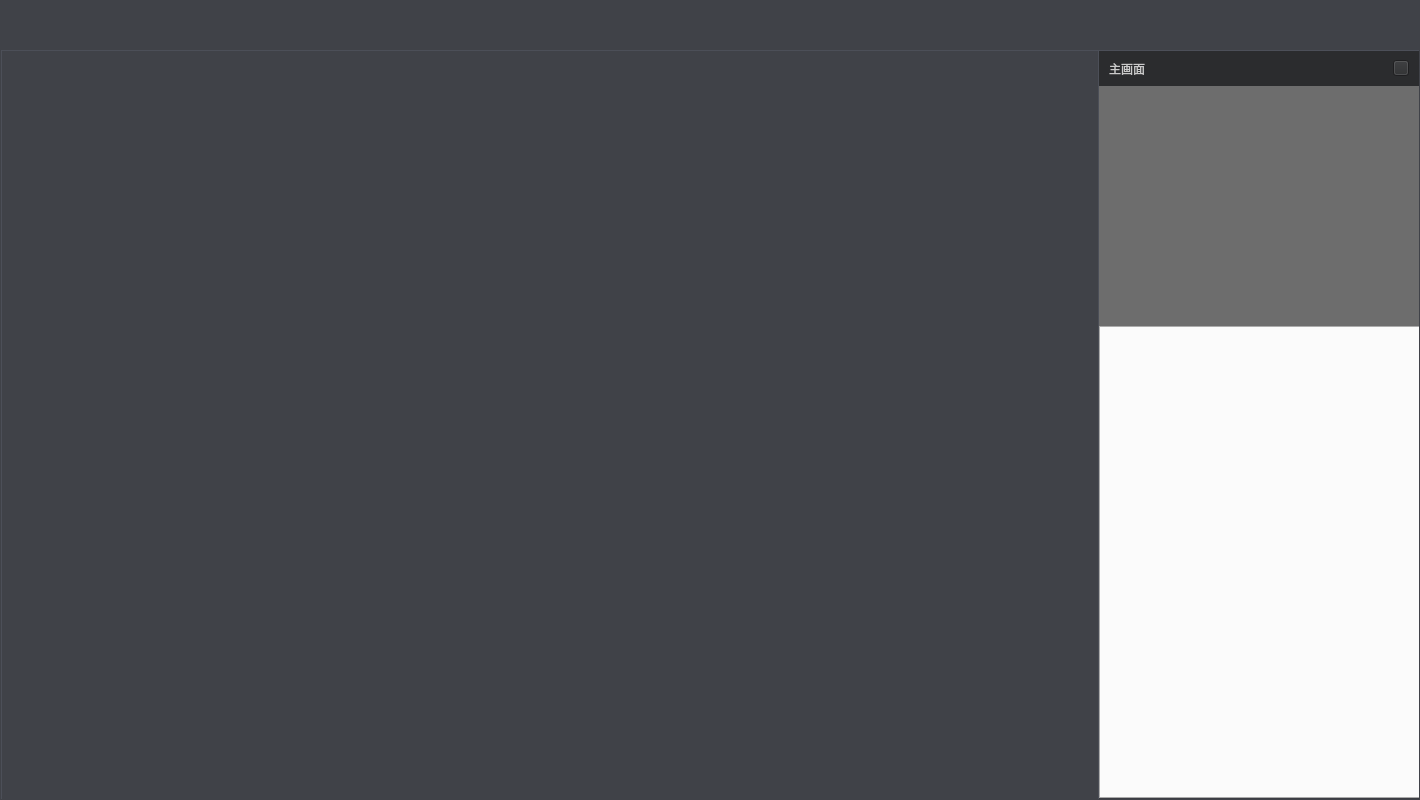
<?xml version="1.0" encoding="UTF-8"?>
<ui version="4.0">
 <class>WebRtcLiveWdg</class>
 <widget class="QWidget" name="WebRtcLiveWdg">
  <property name="geometry">
   <rect>
    <x>0</x>
    <y>0</y>
    <width>1420</width>
    <height>800</height>
   </rect>
  </property>
  <property name="windowTitle">
   <string>微吼课堂</string>
  </property>
  <property name="styleSheet">
   <string notr="true">#WebRtcLiveWdg
{
border:1px solid  #404248;
background-color: rgb(64, 66, 72);
}

</string>
  </property>
  <layout class="QVBoxLayout" name="verticalLayout_3">
   <property name="spacing">
    <number>0</number>
   </property>
   <property name="leftMargin">
    <number>1</number>
   </property>
   <property name="topMargin">
    <number>0</number>
   </property>
   <property name="rightMargin">
    <number>1</number>
   </property>
   <property name="bottomMargin">
    <number>1</number>
   </property>
   <item>
    <widget class="VhallLiveTitle" name="classRoomTitleWd" native="true">
     <property name="minimumSize">
      <size>
       <width>0</width>
       <height>50</height>
      </size>
     </property>
     <property name="maximumSize">
      <size>
       <width>16777215</width>
       <height>50</height>
      </size>
     </property>
     <property name="styleSheet">
      <string notr="true"/>
     </property>
    </widget>
   </item>
   <item>
    <widget class="QLabel" name="label_6">
     <property name="minimumSize">
      <size>
       <width>0</width>
       <height>1</height>
      </size>
     </property>
     <property name="maximumSize">
      <size>
       <width>16777215</width>
       <height>1</height>
      </size>
     </property>
     <property name="styleSheet">
      <string notr="true">background-color: rgb(76, 79, 88);</string>
     </property>
     <property name="text">
      <string/>
     </property>
    </widget>
   </item>
   <item>
    <layout class="QHBoxLayout" name="horizontalLayout_3">
     <property name="spacing">
      <number>0</number>
     </property>
     <property name="leftMargin">
      <number>0</number>
     </property>
     <property name="topMargin">
      <number>0</number>
     </property>
     <property name="rightMargin">
      <number>0</number>
     </property>
     <property name="bottomMargin">
      <number>0</number>
     </property>
     <item>
      <widget class="QWidget" name="widget_left_tool" native="true">
       <property name="styleSheet">
        <string notr="true"/>
       </property>
       <layout class="QVBoxLayout" name="verticalLayout_4">
        <property name="spacing">
         <number>0</number>
        </property>
        <property name="leftMargin">
         <number>0</number>
        </property>
        <property name="topMargin">
         <number>0</number>
        </property>
        <property name="rightMargin">
         <number>0</number>
        </property>
        <property name="bottomMargin">
         <number>0</number>
        </property>
        <item>
         <layout class="QVBoxLayout" name="verticalLayout_tool"/>
        </item>
       </layout>
      </widget>
     </item>
     <item>
      <widget class="QLabel" name="label_12">
       <property name="minimumSize">
        <size>
         <width>1</width>
         <height>0</height>
        </size>
       </property>
       <property name="maximumSize">
        <size>
         <width>1</width>
         <height>16777215</height>
        </size>
       </property>
       <property name="styleSheet">
        <string notr="true">background-color: rgb(76, 79, 88);</string>
       </property>
       <property name="text">
        <string/>
       </property>
      </widget>
     </item>
     <item>
      <widget class="QWidget" name="widget_centerWidget" native="true">
       <property name="sizePolicy">
        <sizepolicy hsizetype="Expanding" vsizetype="Expanding">
         <horstretch>0</horstretch>
         <verstretch>0</verstretch>
        </sizepolicy>
       </property>
       <property name="styleSheet">
        <string notr="true"/>
       </property>
       <layout class="QVBoxLayout" name="verticalLayout">
        <property name="spacing">
         <number>0</number>
        </property>
        <property name="leftMargin">
         <number>0</number>
        </property>
        <property name="topMargin">
         <number>0</number>
        </property>
        <property name="rightMargin">
         <number>0</number>
        </property>
        <property name="bottomMargin">
         <number>0</number>
        </property>
        <item>
         <layout class="QVBoxLayout" name="horizontalLayout_render"/>
        </item>
        <item>
         <layout class="QVBoxLayout" name="verticalLayout_8">
          <property name="spacing">
           <number>0</number>
          </property>
          <property name="leftMargin">
           <number>0</number>
          </property>
          <property name="topMargin">
           <number>0</number>
          </property>
          <property name="rightMargin">
           <number>0</number>
          </property>
          <property name="bottomMargin">
           <number>0</number>
          </property>
          <item>
           <widget class="CtrlDoublePubStuWdg" name="CtrlDoubPubWdg" native="true">
            <property name="minimumSize">
             <size>
              <width>0</width>
              <height>38</height>
             </size>
            </property>
            <property name="maximumSize">
             <size>
              <width>16777215</width>
              <height>38</height>
             </size>
            </property>
            <property name="styleSheet">
             <string notr="true"/>
            </property>
           </widget>
          </item>
          <item>
           <widget class="QStackedWidget" name="stackedWidget_Center">
            <property name="styleSheet">
             <string notr="true"/>
            </property>
            <property name="currentIndex">
             <number>0</number>
            </property>
            <widget class="QWidget" name="page_Doc">
             <property name="styleSheet">
              <string notr="true">QWidget#page_Doc{
background-color: rgb(64, 66, 72);
}
</string>
             </property>
             <layout class="QHBoxLayout" name="horizontalLayout_4">
              <property name="spacing">
               <number>0</number>
              </property>
              <property name="leftMargin">
               <number>0</number>
              </property>
              <property name="topMargin">
               <number>0</number>
              </property>
              <property name="rightMargin">
               <number>0</number>
              </property>
              <property name="bottomMargin">
               <number>0</number>
              </property>
              <item>
               <layout class="QHBoxLayout" name="horizontalLayout_Doc"/>
              </item>
             </layout>
            </widget>
            <widget class="QWidget" name="page_Whiteboard">
             <property name="styleSheet">
              <string notr="true">QWidget#page_Whiteboard{
background-color: rgb(64, 66, 72);
}</string>
             </property>
             <layout class="QHBoxLayout" name="horizontalLayout_5">
              <property name="spacing">
               <number>0</number>
              </property>
              <property name="leftMargin">
               <number>0</number>
              </property>
              <property name="topMargin">
               <number>0</number>
              </property>
              <property name="rightMargin">
               <number>0</number>
              </property>
              <property name="bottomMargin">
               <number>0</number>
              </property>
              <item>
               <layout class="QHBoxLayout" name="horizontalLayout_WhiteBoard"/>
              </item>
             </layout>
            </widget>
            <widget class="QWidget" name="page_CenterRender">
             <property name="styleSheet">
              <string notr="true">QWidget#page_CenterRender{
background-color: rgb(64, 66, 72);
}</string>
             </property>
             <layout class="QHBoxLayout" name="horizontalLayout">
              <property name="spacing">
               <number>0</number>
              </property>
              <property name="leftMargin">
               <number>0</number>
              </property>
              <property name="topMargin">
               <number>0</number>
              </property>
              <property name="rightMargin">
               <number>0</number>
              </property>
              <property name="bottomMargin">
               <number>0</number>
              </property>
              <item>
               <layout class="QVBoxLayout" name="verticalLayout_CenterRender"/>
              </item>
             </layout>
            </widget>
            <widget class="CVideoRenderReceiveWdg" name="otherMediaWdg">
             <property name="styleSheet">
              <string notr="true"/>
             </property>
            </widget>
            <widget class="QWidget" name="page_ClassStatus">
             <property name="styleSheet">
              <string notr="true">background-color: rgb(43, 44, 46);</string>
             </property>
             <layout class="QVBoxLayout" name="verticalLayout_2">
              <property name="spacing">
               <number>0</number>
              </property>
              <property name="leftMargin">
               <number>0</number>
              </property>
              <property name="topMargin">
               <number>0</number>
              </property>
              <property name="rightMargin">
               <number>0</number>
              </property>
              <property name="bottomMargin">
               <number>0</number>
              </property>
              <item>
               <spacer name="verticalSpacer">
                <property name="orientation">
                 <enum>Qt::Vertical</enum>
                </property>
                <property name="sizeHint" stdset="0">
                 <size>
                  <width>20</width>
                  <height>40</height>
                 </size>
                </property>
               </spacer>
              </item>
              <item alignment="Qt::AlignHCenter">
               <widget class="QLabel" name="label">
                <property name="minimumSize">
                 <size>
                  <width>250</width>
                  <height>140</height>
                 </size>
                </property>
                <property name="maximumSize">
                 <size>
                  <width>250</width>
                  <height>140</height>
                 </size>
                </property>
                <property name="styleSheet">
                 <string notr="true">border-image: url(:/widget/img/widget/class_not_start.jpg);
font: 16px &quot;微软雅黑&quot;;
</string>
                </property>
                <property name="text">
                 <string/>
                </property>
               </widget>
              </item>
              <item>
               <spacer name="verticalSpacer_7">
                <property name="orientation">
                 <enum>Qt::Vertical</enum>
                </property>
                <property name="sizeType">
                 <enum>QSizePolicy::Fixed</enum>
                </property>
                <property name="sizeHint" stdset="0">
                 <size>
                  <width>20</width>
                  <height>25</height>
                 </size>
                </property>
               </spacer>
              </item>
              <item alignment="Qt::AlignHCenter">
               <widget class="QLabel" name="label_class_status">
                <property name="styleSheet">
                 <string notr="true">color: rgb(166, 167, 167);</string>
                </property>
                <property name="text">
                 <string/>
                </property>
               </widget>
              </item>
              <item>
               <spacer name="verticalSpacer_2">
                <property name="orientation">
                 <enum>Qt::Vertical</enum>
                </property>
                <property name="sizeHint" stdset="0">
                 <size>
                  <width>20</width>
                  <height>40</height>
                 </size>
                </property>
               </spacer>
              </item>
             </layout>
            </widget>
            <widget class="QWidget" name="page_DesktopScreen">
             <property name="styleSheet">
              <string notr="true">#page_DesktopScreen
{
background-color: rgb(46, 47, 51);
}</string>
             </property>
             <layout class="QVBoxLayout" name="verticalLayout_6">
              <property name="spacing">
               <number>0</number>
              </property>
              <property name="leftMargin">
               <number>0</number>
              </property>
              <property name="topMargin">
               <number>0</number>
              </property>
              <property name="rightMargin">
               <number>0</number>
              </property>
              <property name="bottomMargin">
               <number>0</number>
              </property>
              <item>
               <spacer name="verticalSpacer_4">
                <property name="orientation">
                 <enum>Qt::Vertical</enum>
                </property>
                <property name="sizeHint" stdset="0">
                 <size>
                  <width>20</width>
                  <height>252</height>
                 </size>
                </property>
               </spacer>
              </item>
              <item>
               <layout class="QHBoxLayout" name="horizontalLayout_7">
                <item>
                 <spacer name="horizontalSpacer_3">
                  <property name="orientation">
                   <enum>Qt::Horizontal</enum>
                  </property>
                  <property name="sizeHint" stdset="0">
                   <size>
                    <width>40</width>
                    <height>20</height>
                   </size>
                  </property>
                 </spacer>
                </item>
                <item>
                 <widget class="QLabel" name="label_2">
                  <property name="styleSheet">
                   <string notr="true">font: 18px &quot;微软雅黑&quot;;</string>
                  </property>
                  <property name="text">
                   <string>您正在进行桌面共享</string>
                  </property>
                 </widget>
                </item>
                <item>
                 <spacer name="horizontalSpacer_4">
                  <property name="orientation">
                   <enum>Qt::Horizontal</enum>
                  </property>
                  <property name="sizeHint" stdset="0">
                   <size>
                    <width>40</width>
                    <height>20</height>
                   </size>
                  </property>
                 </spacer>
                </item>
               </layout>
              </item>
              <item>
               <spacer name="verticalSpacer_3">
                <property name="orientation">
                 <enum>Qt::Vertical</enum>
                </property>
                <property name="sizeHint" stdset="0">
                 <size>
                  <width>20</width>
                  <height>252</height>
                 </size>
                </property>
               </spacer>
              </item>
             </layout>
            </widget>
            <widget class="QWidget" name="page_kickOut">
             <property name="styleSheet">
              <string notr="true">QWidget#page_kickOut{
background-color: rgb(43, 44, 46);
}</string>
             </property>
             <layout class="QVBoxLayout" name="verticalLayout_7">
              <property name="spacing">
               <number>9</number>
              </property>
              <property name="leftMargin">
               <number>0</number>
              </property>
              <property name="topMargin">
               <number>0</number>
              </property>
              <property name="rightMargin">
               <number>0</number>
              </property>
              <property name="bottomMargin">
               <number>0</number>
              </property>
              <item>
               <spacer name="verticalSpacer_5">
                <property name="orientation">
                 <enum>Qt::Vertical</enum>
                </property>
                <property name="sizeHint" stdset="0">
                 <size>
                  <width>20</width>
                  <height>247</height>
                 </size>
                </property>
               </spacer>
              </item>
              <item alignment="Qt::AlignHCenter">
               <widget class="QLabel" name="label_4">
                <property name="minimumSize">
                 <size>
                  <width>250</width>
                  <height>140</height>
                 </size>
                </property>
                <property name="maximumSize">
                 <size>
                  <width>250</width>
                  <height>140</height>
                 </size>
                </property>
                <property name="styleSheet">
                 <string notr="true">border-image: url(:/widget/img/widget/Big_kickOut_Class.jpg);</string>
                </property>
                <property name="text">
                 <string/>
                </property>
               </widget>
              </item>
              <item>
               <layout class="QHBoxLayout" name="horizontalLayout_8">
                <item>
                 <spacer name="horizontalSpacer_5">
                  <property name="orientation">
                   <enum>Qt::Horizontal</enum>
                  </property>
                  <property name="sizeHint" stdset="0">
                   <size>
                    <width>40</width>
                    <height>20</height>
                   </size>
                  </property>
                 </spacer>
                </item>
                <item>
                 <widget class="QLabel" name="label_kickout">
                  <property name="styleSheet">
                   <string notr="true">color: rgb(204, 204, 204);
font: 18px &quot;微软雅黑&quot;;</string>
                  </property>
                  <property name="text">
                   <string>您已被讲师踢出教室~</string>
                  </property>
                 </widget>
                </item>
                <item>
                 <spacer name="horizontalSpacer_6">
                  <property name="orientation">
                   <enum>Qt::Horizontal</enum>
                  </property>
                  <property name="sizeHint" stdset="0">
                   <size>
                    <width>40</width>
                    <height>20</height>
                   </size>
                  </property>
                 </spacer>
                </item>
               </layout>
              </item>
              <item>
               <spacer name="verticalSpacer_6">
                <property name="orientation">
                 <enum>Qt::Vertical</enum>
                </property>
                <property name="sizeHint" stdset="0">
                 <size>
                  <width>20</width>
                  <height>246</height>
                 </size>
                </property>
               </spacer>
              </item>
             </layout>
            </widget>
            <widget class="QWidget" name="pageMediaFilePlay">
             <layout class="QGridLayout" name="gridLayout">
              <property name="leftMargin">
               <number>0</number>
              </property>
              <property name="topMargin">
               <number>0</number>
              </property>
              <property name="rightMargin">
               <number>0</number>
              </property>
              <property name="bottomMargin">
               <number>0</number>
              </property>
              <property name="spacing">
               <number>0</number>
              </property>
              <item row="0" column="0">
               <widget class="CVideoRenderReceiveWdg" name="MediaFilePlayWdg" native="true">
                <property name="enabled">
                 <bool>true</bool>
                </property>
                <property name="focusPolicy">
                 <enum>Qt::StrongFocus</enum>
                </property>
                <property name="styleSheet">
                 <string notr="true"/>
                </property>
                <layout class="QGridLayout" name="LayoutMainView_5">
                 <property name="leftMargin">
                  <number>0</number>
                 </property>
                 <property name="topMargin">
                  <number>0</number>
                 </property>
                 <property name="rightMargin">
                  <number>0</number>
                 </property>
                 <property name="bottomMargin">
                  <number>0</number>
                 </property>
                 <property name="spacing">
                  <number>0</number>
                 </property>
                </layout>
               </widget>
              </item>
             </layout>
            </widget>
            <widget class="QWidget" name="pageInvStateWdg">
             <layout class="QGridLayout" name="gridLayout_2">
              <property name="leftMargin">
               <number>0</number>
              </property>
              <property name="topMargin">
               <number>0</number>
              </property>
              <property name="rightMargin">
               <number>0</number>
              </property>
              <property name="bottomMargin">
               <number>0</number>
              </property>
              <property name="spacing">
               <number>0</number>
              </property>
              <item row="0" column="0">
               <widget class="InvitationStateWdg" name="invStateWdg" native="true"/>
              </item>
             </layout>
            </widget>
           </widget>
          </item>
         </layout>
        </item>
       </layout>
      </widget>
     </item>
     <item>
      <widget class="QLabel" name="label_3">
       <property name="minimumSize">
        <size>
         <width>1</width>
         <height>0</height>
        </size>
       </property>
       <property name="maximumSize">
        <size>
         <width>1</width>
         <height>16777215</height>
        </size>
       </property>
       <property name="styleSheet">
        <string notr="true">background-color: rgb(76, 79, 88);</string>
       </property>
       <property name="text">
        <string/>
       </property>
      </widget>
     </item>
     <item>
      <widget class="QWidget" name="widget_right_tool" native="true">
       <property name="minimumSize">
        <size>
         <width>320</width>
         <height>0</height>
        </size>
       </property>
       <property name="maximumSize">
        <size>
         <width>320</width>
         <height>16777215</height>
        </size>
       </property>
       <property name="styleSheet">
        <string notr="true">#widget_right_tool{
border:0px solid #0fff00;
padding:0px;
margin:0px;
}</string>
       </property>
       <layout class="QVBoxLayout" name="verticalLayout_5">
        <property name="spacing">
         <number>0</number>
        </property>
        <property name="leftMargin">
         <number>0</number>
        </property>
        <property name="topMargin">
         <number>0</number>
        </property>
        <property name="rightMargin">
         <number>0</number>
        </property>
        <property name="bottomMargin">
         <number>0</number>
        </property>
        <item>
         <widget class="QWidget" name="widget_main_title" native="true">
          <property name="minimumSize">
           <size>
            <width>0</width>
            <height>35</height>
           </size>
          </property>
          <property name="maximumSize">
           <size>
            <width>16777215</width>
            <height>35</height>
           </size>
          </property>
          <property name="styleSheet">
           <string notr="true">background-color: rgb(43, 44, 46);</string>
          </property>
          <layout class="QHBoxLayout" name="horizontalLayout_6">
           <property name="leftMargin">
            <number>10</number>
           </property>
           <property name="topMargin">
            <number>4</number>
           </property>
           <property name="rightMargin">
            <number>10</number>
           </property>
           <property name="bottomMargin">
            <number>4</number>
           </property>
           <item>
            <widget class="QLabel" name="label_5">
             <property name="styleSheet">
              <string notr="true">color: rgb(202, 202, 202);
font: 9pt &quot;微软雅黑&quot;;</string>
             </property>
             <property name="text">
              <string>主画面</string>
             </property>
            </widget>
           </item>
           <item>
            <spacer name="horizontalSpacer">
             <property name="orientation">
              <enum>Qt::Horizontal</enum>
             </property>
             <property name="sizeHint" stdset="0">
              <size>
               <width>233</width>
               <height>20</height>
              </size>
             </property>
            </spacer>
           </item>
           <item>
            <widget class="QPushButton" name="pushButton_change_main">
             <property name="minimumSize">
              <size>
               <width>16</width>
               <height>16</height>
              </size>
             </property>
             <property name="maximumSize">
              <size>
               <width>16</width>
               <height>16</height>
              </size>
             </property>
             <property name="styleSheet">
              <string notr="true">QPushButton#pushButton_change_main{
border-image: url(:/button/img/button/main_change.png);
}

QPushButton#pushButton_change_main:hover{
border-image: url(:/button/img/button/main_change_clicked.png);
}

</string>
             </property>
             <property name="text">
              <string/>
             </property>
            </widget>
           </item>
          </layout>
         </widget>
        </item>
        <item>
         <widget class="QWidget" name="widget_leftTopRender" native="true">
          <property name="minimumSize">
           <size>
            <width>320</width>
            <height>240</height>
           </size>
          </property>
          <property name="maximumSize">
           <size>
            <width>320</width>
            <height>240</height>
           </size>
          </property>
          <property name="styleSheet">
           <string notr="true">QWidget#widget_leftTopRender{
background-color: rgb(109, 109, 109);
}
</string>
          </property>
          <layout class="QHBoxLayout" name="horizontalLayout_2">
           <property name="spacing">
            <number>0</number>
           </property>
           <property name="leftMargin">
            <number>0</number>
           </property>
           <property name="topMargin">
            <number>0</number>
           </property>
           <property name="rightMargin">
            <number>0</number>
           </property>
           <property name="bottomMargin">
            <number>0</number>
           </property>
           <item>
            <layout class="QVBoxLayout" name="verticalLayout_teacher_render">
             <property name="spacing">
              <number>0</number>
             </property>
            </layout>
           </item>
          </layout>
         </widget>
        </item>
        <item>
         <widget class="CTabWidget" name="tabWidget">
          <property name="minimumSize">
           <size>
            <width>323</width>
            <height>0</height>
           </size>
          </property>
          <property name="styleSheet">
           <string notr="true"/>
          </property>
          <property name="currentIndex">
           <number>-1</number>
          </property>
         </widget>
        </item>
       </layout>
      </widget>
     </item>
    </layout>
   </item>
  </layout>
 </widget>
 <layoutdefault spacing="6" margin="11"/>
 <customwidgets>
  <customwidget>
   <class>CVideoRenderReceiveWdg</class>
   <extends>QWidget</extends>
   <header>cvideorenderreceivewdg.h</header>
   <container>1</container>
  </customwidget>
  <customwidget>
   <class>CTabWidget</class>
   <extends>QTabWidget</extends>
   <header>..\TabWidget\ctabwidget.h</header>
   <container>1</container>
  </customwidget>
  <customwidget>
   <class>VhallLiveTitle</class>
   <extends>QWidget</extends>
   <header location="global">VhallLiveTitle.h</header>
   <container>1</container>
  </customwidget>
  <customwidget>
   <class>CtrlDoublePubStuWdg</class>
   <extends>QWidget</extends>
   <header location="global">ctrldoublepubstuwdg.h</header>
   <container>1</container>
  </customwidget>
  <customwidget>
   <class>InvitationStateWdg</class>
   <extends>QWidget</extends>
   <header>invitationstatewdg.h</header>
   <container>1</container>
  </customwidget>
 </customwidgets>
 <resources>
  <include location="../VLive/VLive.qrc"/>
 </resources>
 <connections/>
</ui>
